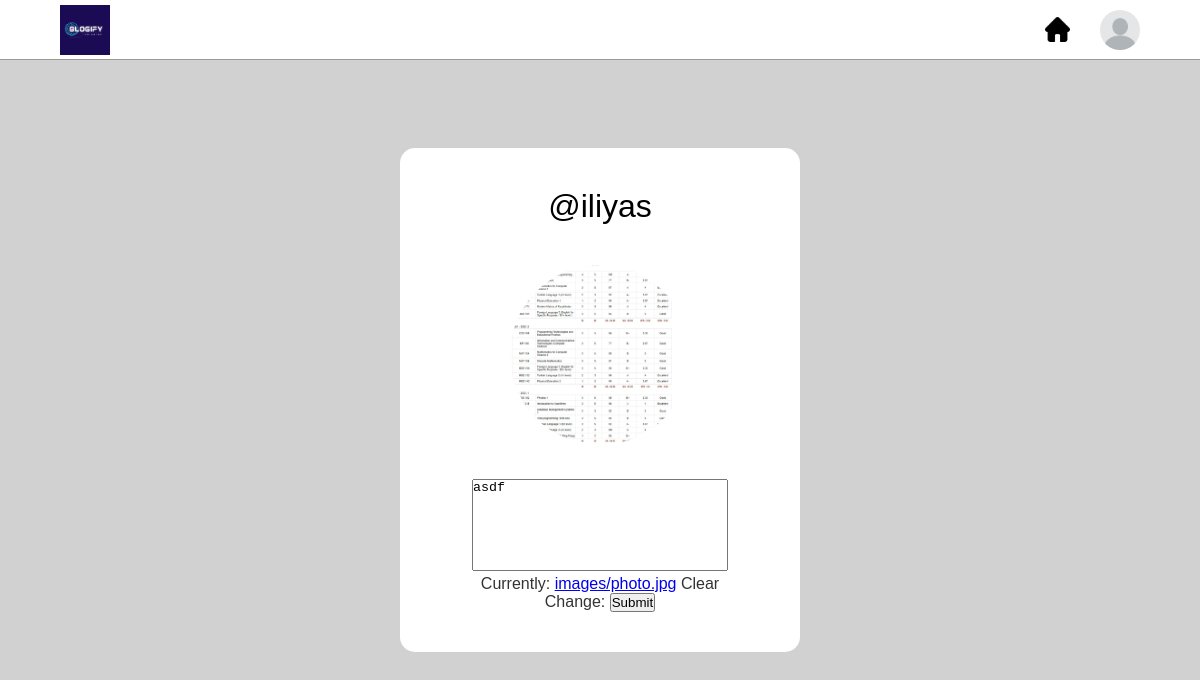
Page /profiles/iliyas/edit/ (signed in) on the committed database.
### accounts/models.py (models this page shows, shortened)
class Profile(models.Model):
    user = models.OneToOneField(User, on_delete=models.CASCADE)
    status = models.CharField(null=True, max_length=100, default='', blank=True)
    img = models.ImageField(null=True, blank=True, upload_to='images/', default='images/def.jpg')

### accounts/views.py (the view, shortened to what this page needs)
# urls.py: path('profiles/<str:username>/edit/', edit_profile, name='edit_profile'),
def edit_profile(request, username):
    exist = 0
    for u in User.objects.all():
        if u.username == username:
            exist = 1
            break
    if exist == 0:
        messages.info(request,
            f'There is not such profile with username = {username}. Instead you can create new profile with such username!')
        return redirect('register')
    user = User.objects.get(username=username)
    profile = Profile.objects.get(user=user)
    if user != request.user:
        messages.info(request, f"You should be logged in as {username}!")
        return redirect('login')
    form = ProfileForm(instance=profile)
    img_url = profile.img.url
    if request.method != 'POST':
        content = {
            'form': form,
            'p': profile,
        }
        return render(request, 'edit_profile.html', content)

### accounts/forms.py
class ProfileForm(forms.ModelForm):
    class Meta:
        model = Profile
        fields = ['img', 'status']
        labels = {
            'img': '',
        }

### templates/edit_profile.html (shortened to what this page needs)
{% extends 'main.html' %}/
{% block content %}
    {% load static %}
    <link rel="stylesheet" href="{% static 'accounts/css/main.css' %}">
    <form method="POST">
        <div class="hero">
      <div class="card">
        <h1>@{{ p.user.username }}</h1>
        <img src="{{ p.img.url }}" id="profile" alt="">
        <textarea class="status" rows="6">{{ p.status }}</textarea>
          {{ form.img }}
        <button class="submit-btn" style="margin-top: -5px">Submit</button>
      </div>
    </div>
    </form>
{% endblock %}

### static/accounts/css/main.css (style rules this page uses)
* { margin: 0; padding: 0; box-sizing: border-box; }
body { width: 100%; position: relative; font-family: 'poppins', sans-serif; background: #fafafa; }
.hero { width: 100%; height: 100vh; background: #d1d1d1; display: flex; align-items: center; justify-content: center; }
.card { width: 400px; background: #fff; padding: 40px; border-radius: 15px; text-align: center; color: #333; }
.card h1 { font-weight: 500; color: #000; }
.card img { width: 180px; height: 180px; border-radius: 50%; margin-top: 40px; margin-bottom: 30px; }
.status { width: 80%; resize: none; }

### rows in the picture
Profile: user.username "iliyas", img (picture), status "asdf", img "Currently: images/photo.jpg Clear Change:"
